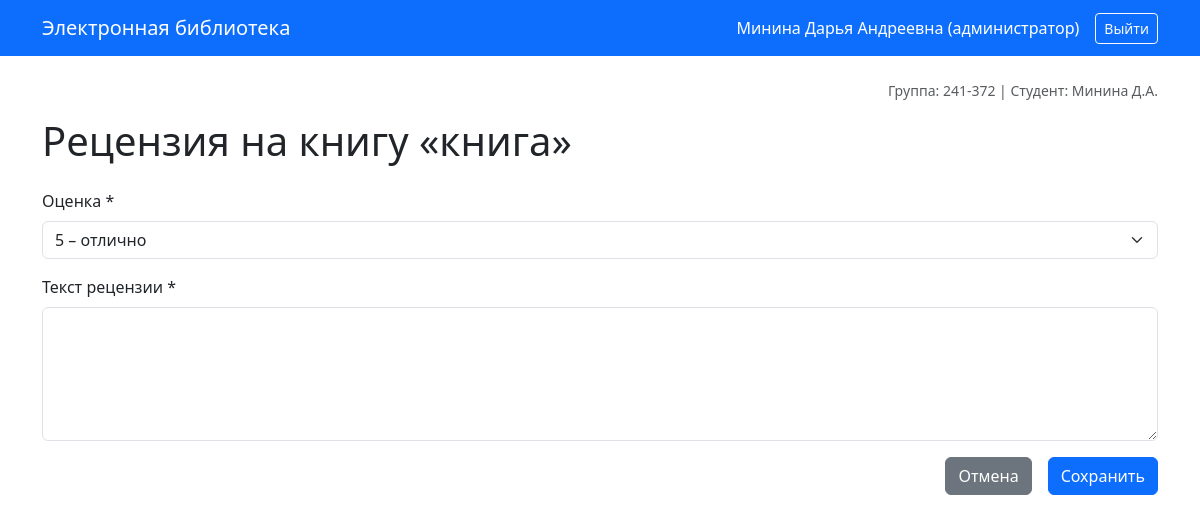
Screenshot of /review/add/1 (signed in) with the database file from the repository.
### models.py (models this page shows)
class User(UserMixin, db.Model):
    __tablename__ = 'users'
    id = db.Column(db.Integer, primary_key=True)
    login = db.Column(db.String(50), unique=True, nullable=False)
    password_hash = db.Column(db.String(255), nullable=False)
    last_name = db.Column(db.String(50), nullable=False)
    first_name = db.Column(db.String(50), nullable=False)
    middle_name = db.Column(db.String(50), nullable=True)
    role_id = db.Column(db.Integer, db.ForeignKey('roles.id'), nullable=False)
    reviews = db.relationship('Review', backref='user', lazy=True)
    @property
    def full_name(self):
        name = f"{self.last_name} {self.first_name}"
        if self.middle_name:
            name += f" {self.middle_name}"
        return name

class Role(db.Model):
    __tablename__ = 'roles'
    id = db.Column(db.Integer, primary_key=True)
    name = db.Column(db.String(50), unique=True, nullable=False)
    description = db.Column(db.Text, nullable=False)
    users = db.relationship('User', backref='role', lazy=True)

class Book(db.Model):
    __tablename__ = 'books'
    id = db.Column(db.Integer, primary_key=True)
    title = db.Column(db.String(255), nullable=False)
    description = db.Column(db.Text, nullable=False)
    year = db.Column(db.Integer, nullable=False)
    publisher = db.Column(db.String(255), nullable=False)
    author = db.Column(db.String(255), nullable=False)
    pages = db.Column(db.Integer, nullable=False)
    genres = db.relationship('Genre', secondary='book_genres', backref='books')
    cover = db.relationship('Cover', backref='book', uselist=False, cascade='all, delete-orphan')
    reviews = db.relationship('Review', backref='book', lazy=True, cascade='all, delete-orphan')

### app.py (the view, shortened to what this page needs)
@app.route('/review/add/<int:book_id>', methods=['GET', 'POST'])
@login_required
def add_review(book_id):
    book = Book.query.get_or_404(book_id)
    if Review.query.filter_by(book_id=book_id, user_id=current_user.id).first():
        flash('Вы уже оставляли рецензию на эту книгу', 'warning')
        return redirect(url_for('view_book', book_id=book_id))
    return render_template('review_form.html', book=book)

### app.py (called while the page is built)
@login_manager.user_loader
def load_user(user_id):
    return User.query.get(int(user_id))

### templates/review_form.html (shortened to what this page needs)
{% extends "base.html" %}
{% block content %}
<h1 class="mb-4">Рецензия на книгу «{{ book.title }}»</h1>
<form method="POST">
    <div class="mb-3">
        <label for="rating" class="form-label">Оценка *</label>
        <select name="rating" id="rating" class="form-select" required>
            <option value="5" selected>5 – отлично</option>
        </select>
    </div>
    <div class="mb-3">
        <label for="review-text" class="form-label">Текст рецензии *</label>
        <textarea name="text" id="review-editor" class="form-control" rows="5" required></textarea>
    </div>
    <div class="d-grid gap-2 d-md-flex justify-content-md-end">
        <a href="{{ url_for('view_book', book_id=book.id) }}" class="btn btn-secondary me-md-2">Отмена</a>
        <button type="submit" class="btn btn-primary">Сохранить</button>
    </div>
</form>
{% endblock %}

### templates/base.html (shortened to what this page needs)
<!DOCTYPE html>
<html lang="ru">
<head>
    <link href="https://cdn.jsdelivr.net/npm/bootstrap@5.3.0/dist/css/bootstrap.min.css" rel="stylesheet">
    <link rel="stylesheet" href="https://cdn.jsdelivr.net/npm/easymde/dist/easymde.min.css">
</head>
<body>
    <nav class="navbar navbar-expand-lg navbar-dark bg-primary mb-4">
        <div class="container">
            <a class="navbar-brand" href="{{ url_for('index') }}">Электронная библиотека</a>
            <div class="d-flex align-items-center">
                {% if current_user.is_authenticated %}
                    <span class="navbar-text text-white me-3">
                        {{ current_user.full_name }} ({{ current_user.role.name }})
                    </span>
                    <a href="{{ url_for('logout') }}" class="btn btn-outline-light btn-sm">Выйти</a>
                {% else %}
                    <a href="{{ url_for('login') }}" class="btn btn-light btn-sm">Войти</a>
                {% endif %}
            </div>
        </div>
    </nav>
    <div class="container">
        <div class="text-muted small mb-3 text-end">Группа: 241-372 | Студент: Минина Д.А.</div>
        {% block content %}{% endblock %}
    </div>
</body>
</html>

### rows the page displays
User: full_name "Минина Дарья Андреевна"
Role: role.name "администратор"
Book: title "книга"
